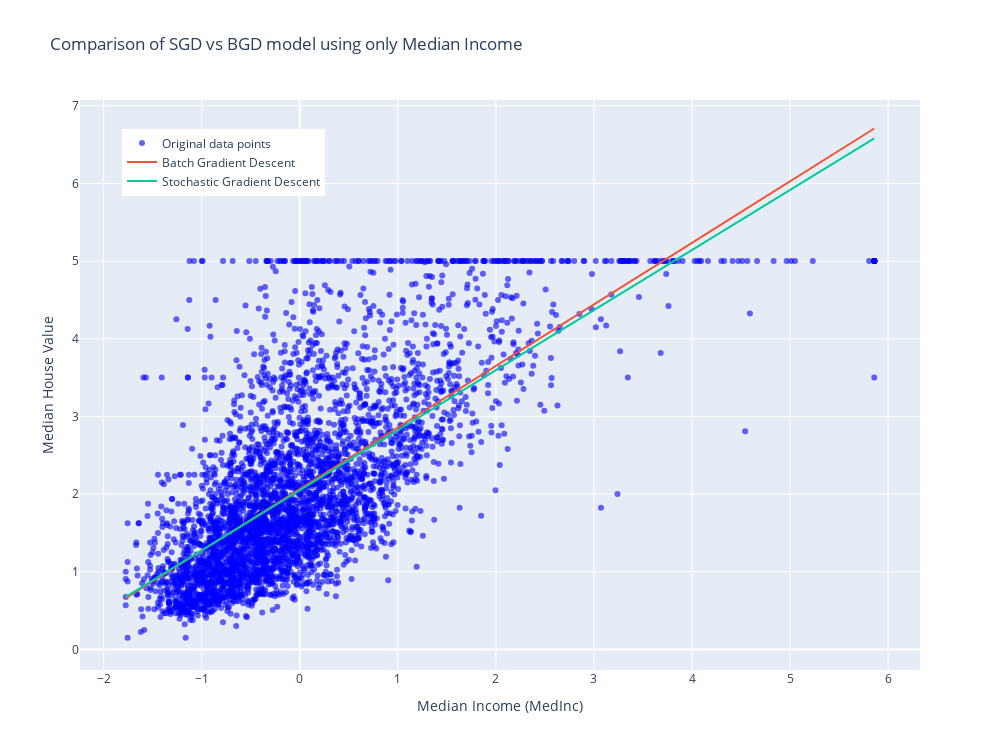

Write notebook code for a chart like this one.
### Code cell
#Plot the regression line overlaid on the test data scatter plot.

fig = go.Figure()

#need to make the bgd a 1d array
#for it to be plotted
y_pred_bgd= y_pred_bgd.flatten()

#original data points
fig.add_trace(go.Scatter(
    x=x_test[:, 0],
    y=y_test,
    mode='markers',
    name='Original data points',
    marker=dict(color='blue', opacity=0.6)
))

#bgd line
#locates the index
#need to use the same index for x_test and y_pred
#or else it doesn't make sense
sorted_indices = np.argsort(x_test[:, 0])
#print(y_pred_bgd[sorted_indices])
fig.add_trace(go.Scatter(
    x=x_test[sorted_indices, 0],
    y=y_pred_bgd[sorted_indices],
    mode='lines',
    name='Batch Gradient Descent',
))

#sgd line
fig.add_trace(go.Scatter(
    x=x_test[sorted_indices, 0],
    y=y_pred_sgd[sorted_indices],
    mode='lines',
    name='Stochastic Gradient Descent',
))

fig.update_layout(
    title="Comparison of SGD vs BGD model using only Median Income",
    xaxis_title="Median Income (MedInc)",
    yaxis_title="Median House Value",
    legend=dict(x=0.05, y=0.95),
    width= 1000,
    height= 750
)

fig.show()

### Figure 1 — Plotly figure (JSON) as saved in the notebook; plotly's stock layout.template omitted (floating-point values rounded to 4 significant figures; data arrays with more than 128 entries replaced by an {"elided": "..."} marker saying what was removed)
{"data": [{"marker": {"color": "blue", "opacity": 0.6}, "mode": "markers", "name": "Original data points", "type": "scatter", "x": {"elided": "4128 float values"}, "y": {"elided": "4128 float values"}}, {"mode": "lines", "name": "Batch Gradient Descent", "type": "scatter", "x": {"elided": "4128 float values"}, "y": {"elided": "4128 float values"}}, {"mode": "lines", "name": "Stochastic Gradient Descent", "type": "scatter", "x": {"elided": "4128 float values"}, "y": {"elided": "4128 float values"}}], "layout": {"height": 750, "legend": {"x": 0.05, "y": 0.95}, "title": {"text": "Comparison of SGD vs BGD model using only Median Income"}, "width": 1000, "xaxis": {"title": {"text": "Median Income (MedInc)"}}, "yaxis": {"title": {"text": "Median House Value"}}}}
